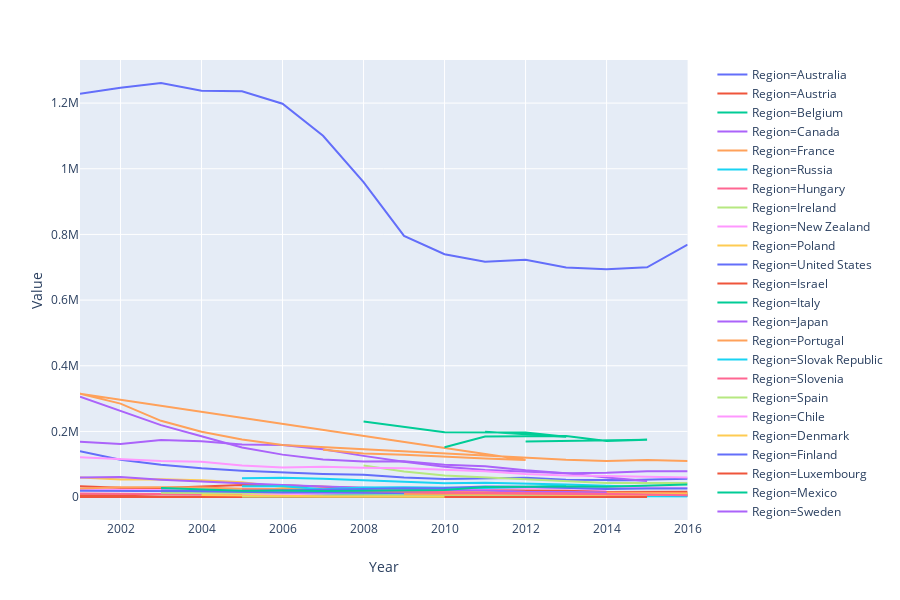

Notebook code cell kept with this figure:
### Markdown cell above
## 국가별 차량 절도 수

### Code cell
px.line(crime_df[crime_df['VAR'] == 'VEH_THEFT'], x='Year', y='Value', color='Region')

### Figure 1 — Plotly figure (JSON) as saved in the notebook; plotly's stock layout.template omitted (floating-point values rounded to 4 significant figures)
{"data": [{"hoverlabel": {"namelength": 0}, "hovertemplate": "Region=Australia<br>Year=%{x}<br>Value=%{y}", "legendgroup": "Region=Australia", "line": {"color": "#636efa", "dash": "solid"}, "mode": "lines", "name": "Region=Australia", "showlegend": true, "type": "scatter", "x": [2001, 2002, 2003, 2004, 2005, 2006, 2007, 2008, 2009, 2010, 2011, 2012, 2013, 2015, 2014, 2016], "xaxis": "x", "y": [139894, 113460, 98298, 87939, 80365, 75377, 70614, 68265, 59649, 54814, 56078, 58552, 52513, 51524, 50177, 56079], "yaxis": "y"}, {"hoverlabel": {"namelength": 0}, "hovertemplate": "Region=Austria<br>Year=%{x}<br>Value=%{y}", "legendgroup": "Region=Austria", "line": {"color": "#EF553B", "dash": "solid"}, "mode": "lines", "name": "Region=Austria", "showlegend": true, "type": "scatter", "x": [2001, 2002, 2003, 2004, 2005, 2006, 2007, 2008, 2009, 2010, 2011, 2012, 2013, 2015, 2014, 2016], "xaxis": "x", "y": [5740, 5489, 7720, 8156, 11089, 8959, 7802, 9049, 9289, 5150, 5158, 3805, 3882, 3326, 3347, 2994], "yaxis": "y"}, {"hoverlabel": {"namelength": 0}, "hovertemplate": "Region=Belgium<br>Year=%{x}<br>Value=%{y}", "legendgroup": "Region=Belgium", "line": {"color": "#00cc96", "dash": "solid"}, "mode": "lines", "name": "Region=Belgium", "showlegend": true, "type": "scatter", "x": [2006, 2007, 2008, 2009, 2010, 2011, 2012, 2013, 2014, 2015, 2016], "xaxis": "x", "y": [18350, 18503, 17636, 16422, 14805, 14825, 13487, 12557, 12132, 11415, 10072], "yaxis": "y"}, {"hoverlabel": {"namelength": 0}, "hovertemplate": "Region=Canada<br>Year=%{x}<br>Value=%{y}", "legendgroup": "Region=Canada", "line": {"color": "#ab63fa", "dash": "solid"}, "mode": "lines", "name": "Region=Canada", "showlegend": true, "type": "scatter", "x": [2001, 2002, 2003, 2004, 2005, 2006, 2007, 2008, 2009, 2010, 2011, 2012, 2013, 2014, 2015, 2016], "xaxis": "x", "y": [168595, 161912, 174208, 169977, 160014, 158638, 145714, 125568, 107992, 92506, 82460, 78068, 72512, 74010, 78800, 78710], "yaxis": "y"}, {"hoverlabel": {"namelength": 0}, "hovertemplate": "Region=France<br>Year=%{x}<br>Value=%{y}", "legendgroup": "Region=France", "line": {"color": "#FFA15A", "dash": "solid"}, "mode": "lines", "name": "Region=France", "showlegend": true, "type": "scatter", "x": [2007, 2008, 2009, 2010, 2011, 2012, 2001, 2002, 2003, 2004, 2005, 2006, 2013, 2014, 2015, 2016], "xaxis": "x", "y": [144459, 132464, 129208, 122876, 117741, 112883, 315102, 284670, 232270, 199211, 175368, 159033, 113659, 110240, 113171, 110162], "yaxis": "y"}, {"hoverlabel": {"namelength": 0}, "hovertemplate": "Region=Russia<br>Year=%{x}<br>Value=%{y}", "legendgroup": "Region=Russia", "line": {"color": "#19d3f3", "dash": "solid"}, "mode": "lines", "name": "Region=Russia", "showlegend": true, "type": "scatter", "x": [2005, 2006, 2007, 2008, 2009, 2010, 2011, 2012, 2013, 2014, 2015], "xaxis": "x", "y": [57477, 59088, 55689, 50647, 46152, 42046, 43476, 41362, 38054, 34520, 29931], "yaxis": "y"}, {"hoverlabel": {"namelength": 0}, "hovertemplate": "Region=Hungary<br>Year=%{x}<br>Value=%{y}", "legendgroup": "Region=Hungary", "line": {"color": "#FF6692", "dash": "solid"}, "mode": "lines", "name": "Region=Hungary", "showlegend": true, "type": "scatter", "x": [2001, 2002, 2003, 2004, 2005, 2006, 2007, 2008, 2009, 2010, 2011, 2012, 2013, 2015, 2014], "xaxis": "x", "y": [10662, 9416, 9771, 8901, 8803, 8218, 8263, 7742, 8144, 7002, 7358, 7986, 6342, 2503, 4906], "yaxis": "y"}, {"hoverlabel": {"namelength": 0}, "hovertemplate": "Region=Ireland<br>Year=%{x}<br>Value=%{y}", "legendgroup": "Region=Ireland", "line": {"color": "#B6E880", "dash": "solid"}, "mode": "lines", "name": "Region=Ireland", "showlegend": true, "type": "scatter", "x": [2004, 2005, 2006, 2007, 2008, 2009, 2010, 2011, 2003, 2012, 2013, 2014, 2015, 2016], "xaxis": "x", "y": [14100, 13938, 13344, 13265, 13970, 12784, 11105, 10112, 12943, 8223, 7155, 7596, 6285, 4730], "yaxis": "y"}, {"hoverlabel": {"namelength": 0}, "hovertemplate": "Region=New Zealand<br>Year=%{x}<br>Value=%{y}", "legendgroup": "Region=New Zealand", "line": {"color": "#FF97FF", "dash": "solid"}, "mode": "lines", "name": "Region=New Zealand", "showlegend": true, "type": "scatter", "x": [2001, 2002, 2003, 2004, 2005, 2006, 2007, 2008, 2009, 2010, 2011, 2012, 2013, 2014], "xaxis": "x", "y": [22307, 24771, 25048, 22109, 23952, 24960, 22722, 21271, 21629, 19991, 20724, 17807, 19221, 21280], "yaxis": "y"}, {"hoverlabel": {"namelength": 0}, "hovertemplate": "Region=Poland<br>Year=%{x}<br>Value=%{y}", "legendgroup": "Region=Poland", "line": {"color": "#FECB52", "dash": "solid"}, "mode": "lines", "name": "Region=Poland", "showlegend": true, "type": "scatter", "x": [2001, 2002, 2003, 2004, 2005, 2006, 2007, 2008, 2009, 2010, 2011, 2015, 2014, 2012, 2013, 2016], "xaxis": "x", "y": [59458, 53674, 54291, 51150, 45292, 30529, 21284, 17669, 17271, 16539, 16575, 12036, 13798, 16230, 14800, 11448], "yaxis": "y"}, {"hoverlabel": {"namelength": 0}, "hovertemplate": "Region=United States<br>Year=%{x}<br>Value=%{y}", "legendgroup": "Region=United States", "line": {"color": "#636efa", "dash": "solid"}, "mode": "lines", "name": "Region=United States", "showlegend": true, "type": "scatter", "x": [2001, 2002, 2003, 2004, 2005, 2006, 2007, 2008, 2009, 2010, 2011, 2012, 2013, 2014, 2015, 2016], "xaxis": "x", "y": [1228390, 1246650, 1261230, 1237850, 1235860, 1198250, 1100470, 959059, 795652, 739565, 716508, 723186, 699594, 694166, 699793, 769271], "yaxis": "y"}, {"hoverlabel": {"namelength": 0}, "hovertemplate": "Region=Israel<br>Year=%{x}<br>Value=%{y}", "legendgroup": "Region=Israel", "line": {"color": "#EF553B", "dash": "solid"}, "mode": "lines", "name": "Region=Israel", "showlegend": true, "type": "scatter", "x": [2001, 2002, 2003, 2004, 2005, 2006, 2007, 2008, 2009, 2010, 2011, 2012, 2013, 2014, 2015, 2016], "xaxis": "x", "y": [33154, 28150, 27488, 32888, 37160, 36383, 32418, 26714, 22893, 21147, 21971, 20390, 19521, 15709, 16447, 16275], "yaxis": "y"}, {"hoverlabel": {"namelength": 0}, "hovertemplate": "Region=Italy<br>Year=%{x}<br>Value=%{y}", "legendgroup": "Region=Italy", "line": {"color": "#00cc96", "dash": "solid"}, "mode": "lines", "name": "Region=Italy", "showlegend": true, "type": "scatter", "x": [2008, 2009, 2010, 2012, 2013, 2011], "xaxis": "x", "y": [229956, 213406, 197583, 196589, 183486, 198774], "yaxis": "y"}, {"hoverlabel": {"namelength": 0}, "hovertemplate": "Region=Japan<br>Year=%{x}<br>Value=%{y}", "legendgroup": "Region=Japan", "line": {"color": "#ab63fa", "dash": "solid"}, "mode": "lines", "name": "Region=Japan", "showlegend": true, "type": "scatter", "x": [2001, 2002, 2003, 2004, 2005, 2006, 2007, 2008, 2009, 2010, 2011, 2012, 2013, 2014, 2015], "xaxis": "x", "y": [305792, 261315, 219202, 185454, 150883, 129352, 114818, 108546, 108799, 98266, 94100, 81751, 72971, 59824, 49307], "yaxis": "y"}, {"hoverlabel": {"namelength": 0}, "hovertemplate": "Region=Portugal<br>Year=%{x}<br>Value=%{y}", "legendgroup": "Region=Portugal", "line": {"color": "#FFA15A", "dash": "solid"}, "mode": "lines", "name": "Region=Portugal", "showlegend": true, "type": "scatter", "x": [2001, 2002, 2003, 2004, 2005, 2006, 2007, 2008, 2009, 2010, 2011, 2012, 2013, 2014, 2015, 2016], "xaxis": "x", "y": [26149, 30245, 29930, 29237, 25732, 24504, 23980, 25265, 22501, 20292, 19467, 15881, 14774, 13712, 12007, 11520], "yaxis": "y"}, {"hoverlabel": {"namelength": 0}, "hovertemplate": "Region=Slovak Republic<br>Year=%{x}<br>Value=%{y}", "legendgroup": "Region=Slovak Republic", "line": {"color": "#19d3f3", "dash": "solid"}, "mode": "lines", "name": "Region=Slovak Republic", "showlegend": true, "type": "scatter", "x": [2005, 2006, 2007, 2008, 2009, 2010, 2011, 2012, 2013, 2014, 2015, 2016], "xaxis": "x", "y": [5581, 5219, 4712, 4129, 3776, 3351, 2694, 2546, 2431, 2297, 1932, 1671], "yaxis": "y"}, {"hoverlabel": {"namelength": 0}, "hovertemplate": "Region=Slovenia<br>Year=%{x}<br>Value=%{y}", "legendgroup": "Region=Slovenia", "line": {"color": "#FF6692", "dash": "solid"}, "mode": "lines", "name": "Region=Slovenia", "showlegend": true, "type": "scatter", "x": [2001, 2002, 2003, 2004, 2005, 2006, 2007, 2008, 2009, 2010, 2011, 2012], "xaxis": "x", "y": [668, 773, 663, 693, 854, 830, 825, 572, 581, 521, 519, 520], "yaxis": "y"}, {"hoverlabel": {"namelength": 0}, "hovertemplate": "Region=Spain<br>Year=%{x}<br>Value=%{y}", "legendgroup": "Region=Spain", "line": {"color": "#B6E880", "dash": "solid"}, "mode": "lines", "name": "Region=Spain", "showlegend": true, "type": "scatter", "x": [2008, 2009, 2010, 2011, 2012, 2013, 2014, 2015, 2016], "xaxis": "x", "y": [96042, 78098, 65812, 59922, 55048, 48766, 43297, 43082, 43242], "yaxis": "y"}, {"hoverlabel": {"namelength": 0}, "hovertemplate": "Region=Chile<br>Year=%{x}<br>Value=%{y}", "legendgroup": "Region=Chile", "line": {"color": "#FF97FF", "dash": "solid"}, "mode": "lines", "name": "Region=Chile", "showlegend": true, "type": "scatter", "x": [2005, 2006, 2007, 2008, 2009, 2010, 2011, 2012, 2013, 2014, 2015, 2016], "xaxis": "x", "y": [5592, 8454, 12772, 14233, 20687, 22635, 26520, 27818, 27217, 30302, 29869, 27610], "yaxis": "y"}, {"hoverlabel": {"namelength": 0}, "hovertemplate": "Region=Denmark<br>Year=%{x}<br>Value=%{y}", "legendgroup": "Region=Denmark", "line": {"color": "#FECB52", "dash": "solid"}, "mode": "lines", "name": "Region=Denmark", "showlegend": true, "type": "scatter", "x": [2007, 2008, 2009, 2010, 2011, 2012, 2013, 2014, 2015, 2016], "xaxis": "x", "y": [17779, 20150, 19855, 17130, 14368, 10899, 9990, 8844, 8434, 8841], "yaxis": "y"}, {"hoverlabel": {"namelength": 0}, "hovertemplate": "Region=Finland<br>Year=%{x}<br>Value=%{y}", "legendgroup": "Region=Finland", "line": {"color": "#636efa", "dash": "solid"}, "mode": "lines", "name": "Region=Finland", "showlegend": true, "type": "scatter", "x": [2003, 2004, 2005, 2006, 2007, 2008, 2009, 2010, 2011, 2012, 2013, 2015, 2014, 2016], "xaxis": "x", "y": [20336, 17872, 15449, 14057, 13685, 12690, 11157, 10209, 11018, 7952, 7198, 6712, 6988, 5984], "yaxis": "y"}, {"hoverlabel": {"namelength": 0}, "hovertemplate": "Region=Luxembourg<br>Year=%{x}<br>Value=%{y}", "legendgroup": "Region=Luxembourg", "line": {"color": "#EF553B", "dash": "solid"}, "mode": "lines", "name": "Region=Luxembourg", "showlegend": true, "type": "scatter", "x": [2001, 2002, 2003, 2004, 2005, 2006, 2007, 2008, 2009, 2010, 2011], "xaxis": "x", "y": [589, 575, 544, 616, 555, 612, 517, 394, 428, 428, 462], "yaxis": "y"}, {"hoverlabel": {"namelength": 0}, "hovertemplate": "Region=Mexico<br>Year=%{x}<br>Value=%{y}", "legendgroup": "Region=Mexico", "line": {"color": "#00cc96", "dash": "solid"}, "mode": "lines", "name": "Region=Mexico", "showlegend": true, "type": "scatter", "x": [2010, 2011, 2013, 2014, 2015, 2012], "xaxis": "x", "y": [151921, 184258, 186062, 171034, 174850, 169122], "yaxis": "y"}, {"hoverlabel": {"namelength": 0}, "hovertemplate": "Region=Sweden<br>Year=%{x}<br>Value=%{y}", "legendgroup": "Region=Sweden", "line": {"color": "#ab63fa", "dash": "solid"}, "mode": "lines", "name": "Region=Sweden", "showlegend": true, "type": "scatter", "x": [2001, 2002, 2003, 2004, 2005, 2006, 2007, 2008, 2009, 2010, 2011, 2012, 2013, 2014], "xaxis": "x", "y": [60047, 61352, 53160, 47116, 42130, 36506, 32011, 27929, 23741, 21320, 20095, 16113, 15278, 14278], "yaxis": "y"}, {"hoverlabel": {"namelength": 0}, "hovertemplate": "Region=Switzerland<br>Year=%{x}<br>Value=%{y}", "legendgroup": "Region=Switzerland", "line": {"color": "#FFA15A", "dash": "solid"}, "mode": "lines", "name": "Region=Switzerland", "showlegend": true, "type": "scatter", "x": [2009, 2010, 2011, 2012, 2013, 2015, 2014, 2016], "xaxis": "x", "y": [9182, 7934, 7975, 8100, 6256, 6292, 6572, 6030], "yaxis": "y"}, {"hoverlabel": {"namelength": 0}, "hovertemplate": "Region=Turkey<br>Year=%{x}<br>Value=%{y}", "legendgroup": "Region=Turkey", "line": {"color": "#19d3f3", "dash": "solid"}, "mode": "lines", "name": "Region=Turkey", "showlegend": true, "type": "scatter", "x": [2005, 2006, 2007, 2008, 2009, 2010, 2011, 2012, 2013], "xaxis": "x", "y": [33384, 33141, 24185, 29500, 30171, 28359, 27446, 31013, 35533], "yaxis": "y"}, {"hoverlabel": {"namelength": 0}, "hovertemplate": "Region=Czech Republic<br>Year=%{x}<br>Value=%{y}", "legendgroup": "Region=Czech Republic", "line": {"color": "#FF6692", "dash": "solid"}, "mode": "lines", "name": "Region=Czech Republic", "showlegend": true, "type": "scatter", "x": [2006, 2014, 2007, 2005, 2008, 2011, 2012, 2015, 2009, 2010, 2013, 2016], "xaxis": "x", "y": [20996, 9461, 20329, 23040, 18793, 12393, 11127, 6886, 14770, 13109, 11641, 5346], "yaxis": "y"}, {"hoverlabel": {"namelength": 0}, "hovertemplate": "Region=Latvia<br>Year=%{x}<br>Value=%{y}", "legendgroup": "Region=Latvia", "line": {"color": "#B6E880", "dash": "solid"}, "mode": "lines", "name": "Region=Latvia", "showlegend": true, "type": "scatter", "x": [2008, 2014, 2006, 2010, 2009, 2005, 2013, 2007], "xaxis": "x", "y": [1868, 1052, 2168, 1251, 1825, 2023, 983, 1729], "yaxis": "y"}, {"hoverlabel": {"namelength": 0}, "hovertemplate": "Region=Germany<br>Year=%{x}<br>Value=%{y}", "legendgroup": "Region=Germany", "line": {"color": "#FF97FF", "dash": "solid"}, "mode": "lines", "name": "Region=Germany", "showlegend": true, "type": "scatter", "x": [2001, 2002, 2003, 2004, 2005, 2006, 2007, 2008, 2009, 2010, 2011, 2012, 2013, 2014, 2015, 2016], "xaxis": "x", "y": [121533, 116230, 109846, 107920, 96451, 90224, 92622, 89030, 87693, 83480, 78558, 70511, 65726, 64286, 62129, 59967], "yaxis": "y"}, {"hoverlabel": {"namelength": 0}, "hovertemplate": "Region=Lithuania<br>Year=%{x}<br>Value=%{y}", "legendgroup": "Region=Lithuania", "line": {"color": "#FECB52", "dash": "solid"}, "mode": "lines", "name": "Region=Lithuania", "showlegend": true, "type": "scatter", "x": [2004, 2005, 2006, 2007, 2008, 2009, 2010, 2011, 2012, 2013, 2014, 2015], "xaxis": "x", "y": [6178, 4419, 3460, 2848, 2553, 1965, 2060, 1807, 1724, 1504, 1255, 1138], "yaxis": "y"}, {"hoverlabel": {"namelength": 0}, "hovertemplate": "Region=Greece<br>Year=%{x}<br>Value=%{y}", "legendgroup": "Region=Greece", "line": {"color": "#636efa", "dash": "solid"}, "mode": "lines", "name": "Region=Greece", "showlegend": true, "type": "scatter", "x": [2001, 2002, 2003, 2004, 2005, 2006, 2007, 2008, 2009, 2010, 2011, 2012, 2013, 2014, 2015, 2016], "xaxis": "x", "y": [19025, 17801, 18629, 17478, 17552, 20216, 22516, 23550, 26711, 27587, 32253, 31166, 28800, 24986, 26524, 26180], "yaxis": "y"}, {"hoverlabel": {"namelength": 0}, "hovertemplate": "Region=Estonia<br>Year=%{x}<br>Value=%{y}", "legendgroup": "Region=Estonia", "line": {"color": "#EF553B", "dash": "solid"}, "mode": "lines", "name": "Region=Estonia", "showlegend": true, "type": "scatter", "x": [2010, 2011, 2012, 2013, 2014, 2015], "xaxis": "x", "y": [623, 517, 403, 337, 406, 290], "yaxis": "y"}, {"hoverlabel": {"namelength": 0}, "hovertemplate": "Region=Colombia<br>Year=%{x}<br>Value=%{y}", "legendgroup": "Region=Colombia", "line": {"color": "#00cc96", "dash": "solid"}, "mode": "lines", "name": "Region=Colombia", "showlegend": true, "type": "scatter", "x": [2003, 2004, 2005, 2006, 2007, 2008, 2009, 2010, 2011, 2012, 2013, 2014, 2015, 2016], "xaxis": "x", "y": [27477, 22636, 18977, 19814, 18306, 19637, 21550, 21442, 30706, 31860, 32134, 31675, 35005, 38049], "yaxis": "y"}], "layout": {"height": 600, "legend": {"tracegroupgap": 0}, "margin": {"t": 60}, "xaxis": {"anchor": "y", "domain": [0, 0.98], "title": {"text": "Year"}}, "yaxis": {"anchor": "x", "domain": [0, 1], "title": {"text": "Value"}}}}
